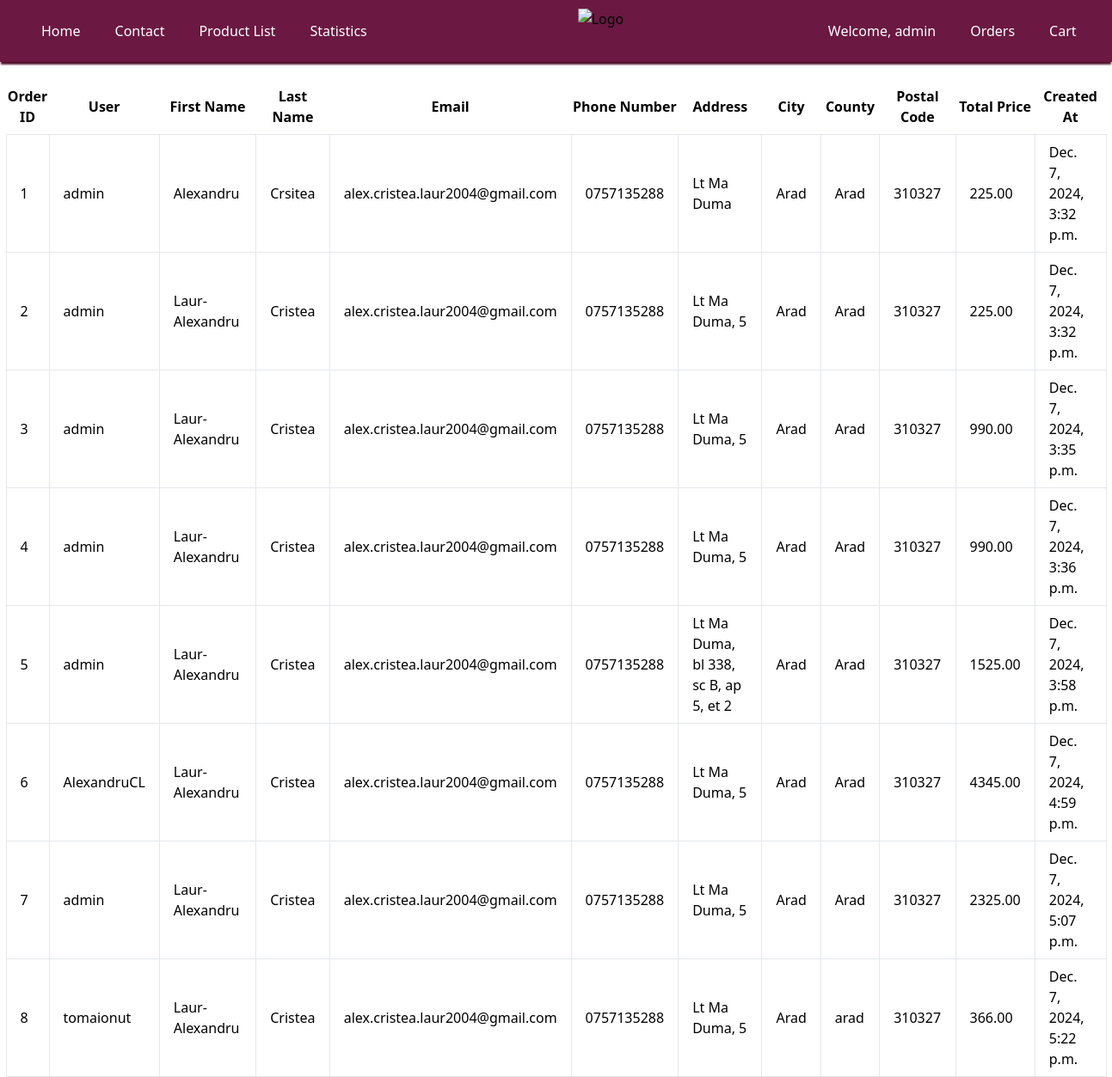
/orders/ (signed in), run on an earlier commit of the app's database.
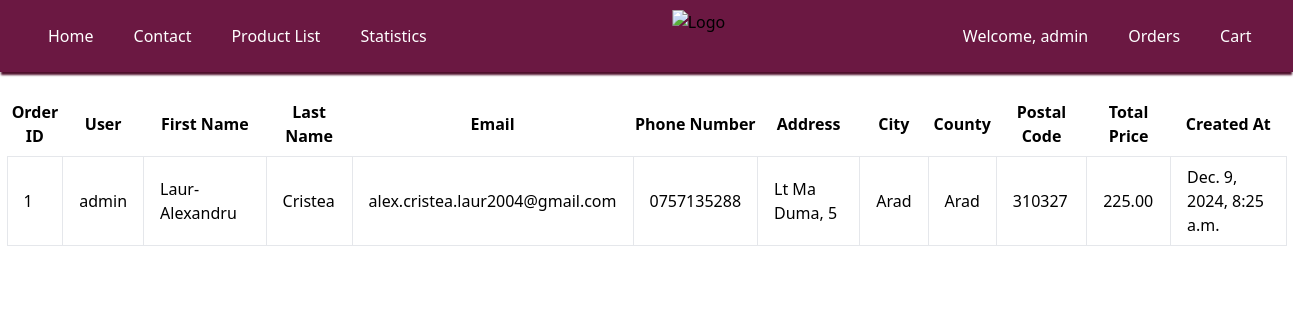
And on a later commit of the database.
### my_app/models.py (models this page shows, shortened)
class Order(models.Model):
    user = models.ForeignKey(User, on_delete=models.CASCADE)
    created_at = models.DateTimeField(default=timezone.now)
    first_name = models.CharField(max_length=30,default='')
    last_name = models.CharField(max_length=30,default='')
    email = models.EmailField(max_length=254, default='')
    phone_number = models.CharField(max_length=15, default='')
    address = models.CharField(max_length=255 , null=True)
    city = models.CharField(max_length=100, null=True)
    county = models.CharField(max_length=100, default='')
    postal_code = models.CharField(max_length=6, null=True)
    total_price = models.DecimalField(max_digits=10, decimal_places=2)

### my_app/views.py (the view)
# urls.py: path('orders/', views.orders, name='orders'),
@staff_member_required
def orders(request):
    orders = Order.objects.all()
    return render(request, 'my_app/orders.html', {'orders': orders})

### templates/my_app/orders.html (shortened to what this page needs)
<!DOCTYPE html>
<html lang="en">
<head>
    <link href="https://cdn.jsdelivr.net/npm/tailwindcss@2.2.19/dist/tailwind.min.css" rel="stylesheet">
</head>
<body>
    {% include 'my_app/header.html' %}
    <div class="container mx-auto mt-10">
        <h1 class="text-2xl font-bold mb-5">All Orders</h1>
        <table class="min-w-full bg-white">
            <thead>
                <tr>
                    <th class="py-2">Order ID</th>
                    <th class="py-2">User</th>
                    <th class="py-2">First Name</th>
                    <th class="py-2">Last Name</th>
                    <th class="py-2">Email</th>
                    <th class="py-2">Phone Number</th>
                    <th class="py-2">Address</th>
                    <th class="py-2">City</th>
                    <th class="py-2">County</th>
                    <th class="py-2">Postal Code</th>
                    <th class="py-2">Total Price</th>
                    <th class="py-2">Created At</th>
                </tr>
            </thead>
            <tbody>
                {% for order in orders %}
                <tr>
                    <td class="border px-4 py-2 order-id cursor-pointer" data-order-id="{{ order.id }}">{{ order.id }}</td>
                    <td class="border px-4 py-2">{{ order.user.username }}</td>
                    <td class="border px-4 py-2">{{ order.first_name }}</td>
                    <td class="border px-4 py-2">{{ order.last_name }}</td>
                    <td class="border px-4 py-2">{{ order.email }}</td>
                    <td class="border px-4 py-2">{{ order.phone_number }}</td>
                    <td class="border px-4 py-2">{{ order.address }}</td>
                    <td class="border px-4 py-2">{{ order.city }}</td>
                    <td class="border px-4 py-2">{{ order.county }}</td>
                    <td class="border px-4 py-2">{{ order.postal_code }}</td>
                    <td class="border px-4 py-2">{{ order.total_price }}</td>
                    <td class="border px-4 py-2">{{ order.created_at }}</td>
                </tr>
                {% endfor %}
            </tbody>
        </table>
    </div>
</body>
</html>

What changed in the data, as far as the page shows it:
removed Order: id "2", user.username "admin", first_name "Laur-Alexandru", last_name "Cristea", email "alex.cristea.laur2004@gmail.com", phone_number "0757135288", address "Lt Ma Duma, 5", city "Arad", county "Arad", postal_code "310327", total_price "225.00", created_at "Dec. 7, 2024, 3:32 p.m."
removed Order: id "3", user.username "admin", first_name "Laur-Alexandru", last_name "Cristea", email "alex.cristea.laur2004@gmail.com", phone_number "0757135288", address "Lt Ma Duma, 5", city "Arad", county "Arad", postal_code "310327", total_price "990.00", created_at "Dec. 7, 2024, 3:35 p.m."
removed Order: id "4", user.username "admin", first_name "Laur-Alexandru", last_name "Cristea", email "alex.cristea.laur2004@gmail.com", phone_number "0757135288", address "Lt Ma Duma, 5", city "Arad", county "Arad", postal_code "310327", total_price "990.00", created_at "Dec. 7, 2024, 3:36 p.m."
removed Order: id "5", user.username "admin", first_name "Laur-Alexandru", last_name "Cristea", email "alex.cristea.laur2004@gmail.com", phone_number "0757135288", address "Lt Ma Duma, bl 338, sc B, ap 5, et 2", city "Arad", county "Arad", postal_code "310327", total_price "1525.00", created_at "Dec. 7, 2024, 3:58 p.m."
removed Order: id "6", user.username "AlexandruCL", first_name "Laur-Alexandru", last_name "Cristea", email "alex.cristea.laur2004@gmail.com", phone_number "0757135288", address "Lt Ma Duma, 5", city "Arad", county "Arad", postal_code "310327", total_price "4345.00", created_at "Dec. 7, 2024, 4:59 p.m."
removed Order: id "7", user.username "admin", first_name "Laur-Alexandru", last_name "Cristea", email "alex.cristea.laur2004@gmail.com", phone_number "0757135288", address "Lt Ma Duma, 5", city "Arad", county "Arad", postal_code "310327", total_price "2325.00", created_at "Dec. 7, 2024, 5:07 p.m."
removed Order: id "8", user.username "tomaionut", first_name "Laur-Alexandru", last_name "Cristea", email "alex.cristea.laur2004@gmail.com", phone_number "0757135288", address "Lt Ma Duma, 5", city "Arad", county "arad", postal_code "310327", total_price "366.00", created_at "Dec. 7, 2024, 5:22 p.m."
changed Order "alex.cristea.laur2004@gmail.com": first_name "Alexandru" → "Laur-Alexandru"; last_name "Crsitea" → "Cristea"; address "Lt Ma Duma" → "Lt Ma Duma, 5"; created_at "Dec. 7, 2024, 3:32 p.m." → "Dec. 9, 2024, 8:25 a.m."
